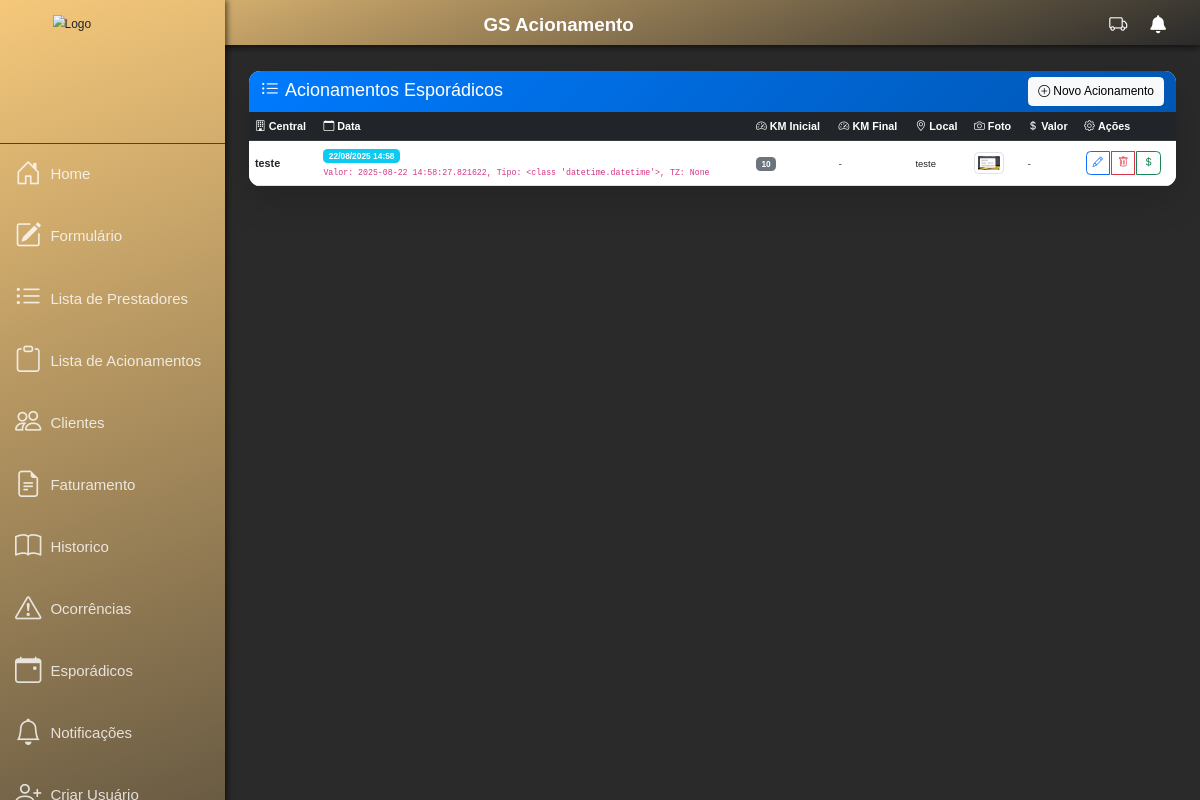
Before: /esporadico/esporadico/ (signed in) with the older database file.
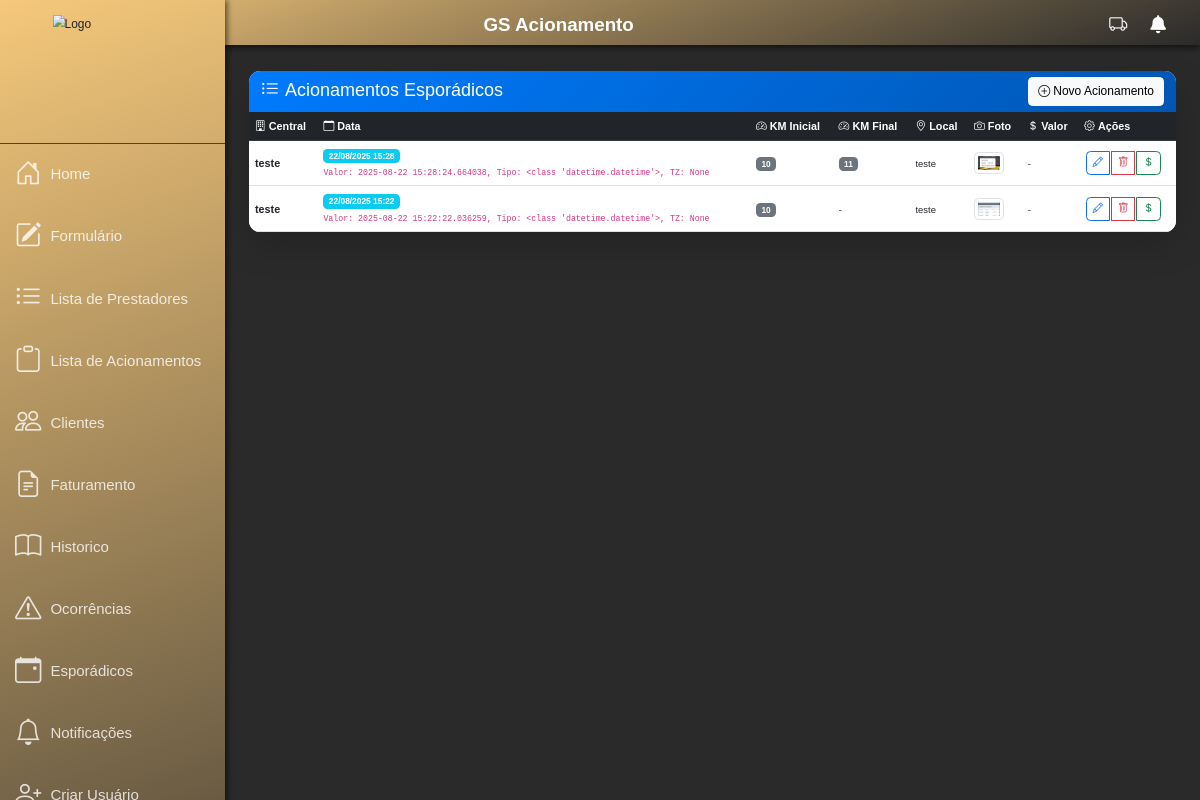
After: the same page with the newer database file.
### esporadico/models.py (models this page shows, shortened)
class Esporadico(models.Model):
    nome_central = models.CharField(max_length=255)
    data_acionamento = models.DateTimeField(auto_now_add=True, verbose_name='Data e Hora do Acionamento')
    km_inicial = models.IntegerField(null=True, blank=True)
    foto_inicial = models.ImageField(upload_to='fotos_esporadicos/', null=True, blank=True)
    km_final = models.IntegerField(null=True, blank=True)
    local_acionamento = models.CharField(max_length=255, null=True, blank=True)
    criado_por = models.ForeignKey(User, on_delete=models.CASCADE, verbose_name='Criado por', related_name='esporadicos_criados', null=True, blank=True)
    hora_inicial = models.TimeField(null=True, blank=True, verbose_name='Hora Inicial')
    hora_final = models.TimeField(null=True, blank=True, verbose_name='Hora Final')
    valor_atribuido = models.DecimalField(max_digits=10, decimal_places=2, null=True, blank=True, verbose_name='Valor Atribuído')
    valor_calculado = models.DecimalField(max_digits=15, decimal_places=2, null=True, blank=True, verbose_name='Valor Calculado')
    class Meta:
        verbose_name = 'Acionamento Esporádico'
        verbose_name_plural = 'Acionamentos Esporádicos'
        ordering = ['-data_acionamento']

### esporadico/views.py (the view)
# urls.py: path('esporadico/', EsporadicoListView.as_view(), name='esporadico_list'),
class EsporadicoListView(LoginRequiredMixin, ListView):
    model = Esporadico
    template_name = 'esporadico_list.html'
    context_object_name = 'object_list'
    ordering = ['-data_acionamento']
    paginate_by = 20
    def get_queryset(self):
        return Esporadico.objects.filter(criado_por=self.request.user).order_by('-data_acionamento')

### esporadico/templatetags/timezone_filters.py (called while the page is built)
@register.filter
def local_datetime(value, format_string="d/m/Y H:i"):
    if not value:
        return ""
    if not value.tzinfo:
        return value.strftime(format_string.replace('d', '%d').replace('m', '%m').replace('Y', '%Y').replace('H', '%H').replace('i', '%M'))
    sp_tz = pytz.timezone('America/Sao_Paulo')
    local_time = value.astimezone(sp_tz)
    return local_time.strftime(format_string.replace('d', '%d').replace('m', '%m').replace('Y', '%Y').replace('H', '%H').replace('i', '%M'))

@register.filter
def debug_datetime(value):
    if not value:
        return "None"
    result = f"Valor: {value}, Tipo: {type(value)}"
    if hasattr(value, 'tzinfo'):
        result += f", TZ: {value.tzinfo}"
    return result

### esporadico/templates/esporadico_list.html (shortened to what the changed rows need)
{% extends 'base.html' %}
{% load static %}
{% load timezone_filters %}
{% block content %}
<div class="container-fluid mt-4">
    <div class="row">
        <div class="col-12">
            <div class="card shadow-lg border-0">
                <div class="card-body p-0">
                    {% if object_list %}
                        <div class="table-responsive">
                            <table class="table table-hover mb-0">
                                <thead class="table-dark">
                                    <tr>
                                        <th><i class="bi bi-building me-1"></i>Central</th>
                                        <th><i class="bi bi-calendar me-1"></i>Data</th>
                                        <th><i class="bi bi-speedometer2 me-1"></i>KM Inicial</th>
                                        <th><i class="bi bi-speedometer2 me-1"></i>KM Final</th>
                                        <th><i class="bi bi-geo-alt me-1"></i>Local</th>
                                        <th><i class="bi bi-camera me-1"></i>Foto</th>
                                        <th><i class="bi bi-currency-dollar me-1"></i>Valor</th>
                                        <th><i class="bi bi-gear me-1"></i>Ações</th>
                                    </tr>
                                </thead>
                                <tbody>
                                    {% for esporadico in object_list %}
                                    <tr>
                                        <td>
                                            <strong>{{ esporadico.nome_central }}</strong>
                                        </td>
                                        <td>
                                            <span class="badge bg-info">
                                                {{ esporadico.data_acionamento|local_datetime:"d/m/Y H:i" }}
                                            </span>
                                            <br>
                                            <small class="text-muted">
                                                <code>{{ esporadico.data_acionamento|debug_datetime }}</code>
                                            </small>
                                        </td>
                                        <td>
                                            {% if esporadico.km_inicial %}
                                                <span class="badge bg-secondary">{{ esporadico.km_inicial }}</span>
                                            {% else %}
                                                <span class="text-muted">-</span>
                                            {% endif %}
                                        </td>
                                        <td>
                                            {% if esporadico.km_final %}
                                                <span class="badge bg-secondary">{{ esporadico.km_final }}</span>
                                            {% else %}
                                                <span class="text-muted">-</span>
                                            {% endif %}
                                        </td>
                                        <td>
                                            {% if esporadico.local_acionamento %}
                                                <small>{{ esporadico.local_acionamento }}</small>
                                            {% else %}
                                                <span class="text-muted">-</span>
                                            {% endif %}
                                        </td>
                                        <td>
                                            <div class="d-flex flex-wrap gap-1">
                                                {% if esporadico.foto_inicial %}
                                                    <img src="{{ esporadico.foto_inicial.url }}"
                                                         alt="Foto inicial"
                                                         class="img-thumbnail foto-preview"
                                                         style="width: 40px; height: 30px; object-fit: cover;"
                                                         data-bs-toggle="modal"
                                                         data-bs-target="#imageModal{{ esporadico.id }}"
                                                         title="Foto inicial">
                                                {% endif %}
                                            </div>
                                        </td>
                                        <td>
                                            {% if esporadico.valor_atribuido %}
                                                <div class="d-flex flex-column">
                                                    <span class="badge bg-primary mb-1">
                                                        Atrib: R$ {{ esporadico.valor_atribuido|floatformat:2 }}
                                                    </span>
                                                    {% if esporadico.valor_calculado %}
                                                        <span class="badge bg-success">
                                                            Total: R$ {{ esporadico.valor_calculado|floatformat:2 }}
                                                        </span>
                                                    {% endif %}
                                                </div>
                                            {% else %}
                                                <span class="text-muted">-</span>
                                            {% endif %}
                                        </td>
                                        <td>
                                            <div class="btn-group" role="group">
                                                <a href="{% url 'esporadico_update' esporadico.pk %}"
                                                   class="btn btn-sm btn-outline-primary"
                                                   title="Editar">
                                                    <i class="bi bi-pencil"></i>
                                                </a>
                                                <a href="{% url 'esporadico_delete' esporadico.pk %}"
                                                   class="btn btn-sm btn-outline-danger"
                                                   title="Excluir"
                                                   onclick="return confirm('Tem certeza que deseja excluir este acionamento?')">
                                                    <i class="bi bi-trash"></i>
                                                </a>
                                                {% if perms.formacompanhamento.view_prestadores %}
                                                <a href="{% url 'esporadico_atribuir_valor' esporadico.pk %}"
                                                   class="btn btn-sm btn-outline-success"
                                                   title="Atribuir Valor">
                                                    <i class="bi bi-currency-dollar"></i>
                                                </a>
                                                {% endif %}
                                            </div>
                                        </td>
                                    </tr>
                                    {% endfor %}
                                </tbody>
                            </table>
                        </div>
                    {% endif %}
                </div>
            </div>
        </div>
    </div>
</div>
{% endblock %}

Changed rows visible on the page:
changed Esporadico: data_acionamento|local_datetime "22/08/2025 14:58" → "22/08/2025 15:28"; data_acionamento|debug_datetime "Valor: 2025-08-22 14:58:27.821622, Tipo: <class 'datetime.datetime'>, TZ: None" → "Valor: 2025-08-22 15:28:24.664038, Tipo: <class 'datetime.datetime'>, TZ: None"; km_final (not shown) → "11"; no longer shows "-"
added Esporadico: nome_central "teste", data_acionamento|local_datetime "22/08/2025 15:22", data_acionamento|debug_datetime "Valor: 2025-08-22 15:22:22.036259, Tipo: <class 'datetime.datetime'>, TZ: None", km_inicial "10", local_acionamento "teste", foto_inicial (picture)
